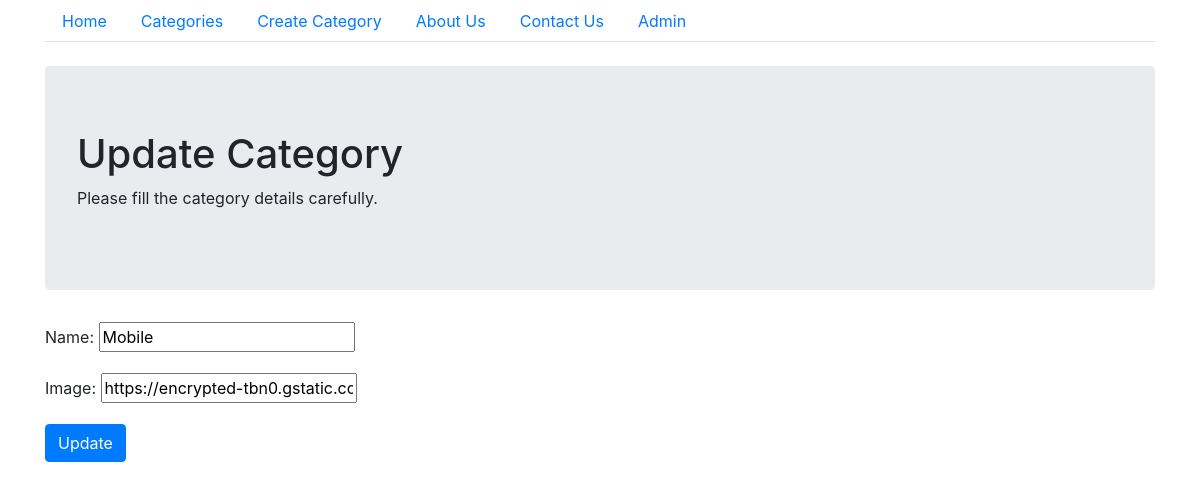
Page /item/update/1/ on the earlier database version.
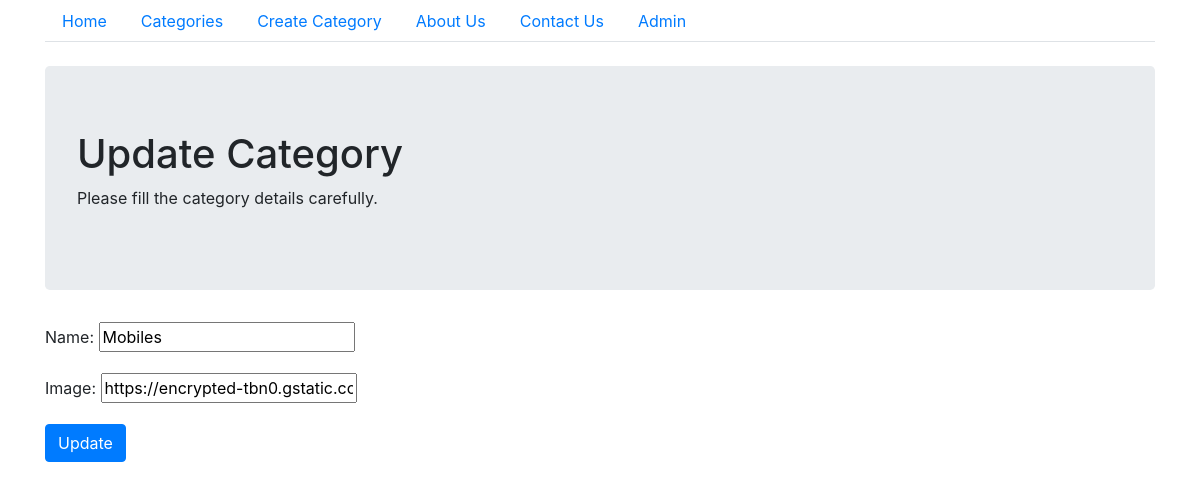
Same page on the later database version.
### item/models.py (models this page shows, shortened)
class Category(models.Model):
    name = models.CharField(max_length=256)
    image = models.URLField(max_length=256)

### item/views.py (the view)
# urls.py: url(r'^update/(?P<pk>\d+)/', views.UpdateCategoryView.as_view(), name = 'category_update'),
class UpdateCategoryView(UpdateView):
    fields = ('name', 'image')
    model = Category

### item/templates/item/category_form.html (shortened to what this page needs)
{% extends 'base.html' %}
{% block body %}
<div class="jumbotron">
    <h1>
        {% if form.instance.pk %}
        Update Category
        {% else %}
        Create Category
        {% endif %}
    </h1>
    <p>Please fill the category details carefully.</p>
</div>
<form method="post">
{{form.as_p}}
<input type="submit" class="btn btn-primary" value="{% if form.instance.pk %}Update{% else %}Create{% endif %}">
</form>
{% endblock %}

### templates/base.html (shortened to what this page needs)
<!DOCTYPE html>
{% load static %}
<html lang="en">
<head>
    <link rel="stylesheet" href="https://stackpath.bootstrapcdn.com/bootstrap/4.4.1/css/bootstrap.min.css"
>
    <link rel="stylesheet" href="{% static 'contact_us.css' %}">
</head>
<body>
    <div class="container">
        <ul class="nav nav-tabs mb-4">
            <li class="nav-item">
                <a class="nav-link" href="{% url 'item:index' %}">Home</a>
            </li>
            <li class="nav-item">
                <a class="nav-link" href="{% url 'item:category_list' %}">Categories</a>
            </li>
            <li class="nav-item">
                <a class="nav-link" href="{% url 'item:category_create' %}">Create Category</a>
            </li>
            <li class="nav-item">
                <a class="nav-link" href="{% url 'item:about_us' %}">About Us</a>
            </li>
            <li class="nav-item">
                <a class="nav-link" href="{% url 'item:contact_us' %}">Contact Us</a>
            </li>
            <li class="nav-item">
                <a class="nav-link" href="{% url 'admin:index' %}">Admin</a>
            </li>
        </ul>
        {% block body %}{% endblock %}
    </div>
</body>
</html>

Differences in the rows shown:
changed Category "Update": name "Mobile" → "Mobiles"
